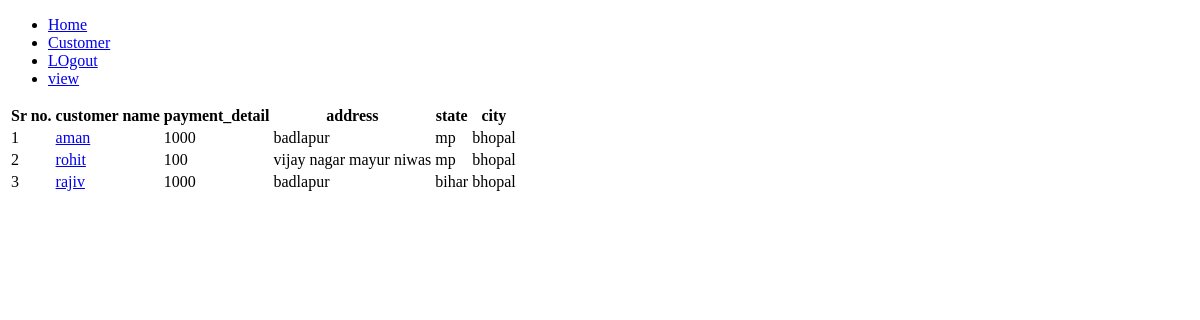
The app's page / (signed in), older data.
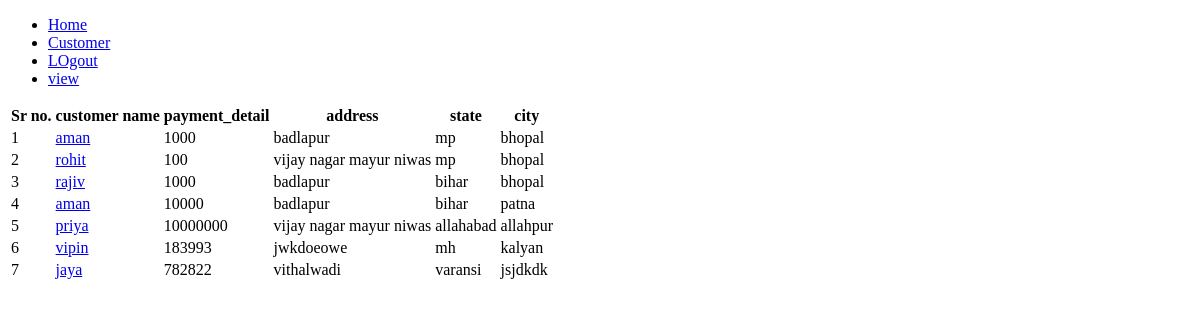
The same page, newer data.
### customer/models.py (models this page shows)
class Customer_details(models.Model):
    customer_name=models.CharField(max_length=20)
    mobile_number=models.CharField(max_length=11)
    address=models.CharField(max_length=50)
    state=models.CharField(max_length=10)
    city=models.CharField(max_length=10)
    email=models.EmailField()
    payment_detail=models.IntegerField()

### staff/views.py (the view)
# urls.py: 2. Add a URL to urlpatterns:  path('', Home.as_view(), name='home')
class Home(View):
    def get(self,request):
        content={
            'page_title':'Hotel_booking_system',
            'add_customer':Customer_form(),
            'customer_details':Customer_details.objects.all()
        }
        return render(request,'index.html',content)

### templates/index.html
{% extends 'base.html' %}
{% block content %}
{% if request.user.is_authenticated %}
<table>
    <tr>
        <th>Sr no.</th>
        <th>customer name</th>
        <th>payment_detail</th>
        <th>address</th>
        <th>state</th>
        <th>city</th>
    </tr>
    {% for detail in customer_details %}
    <tr>
        <td id="mobile_number">{{detail.id}}</td>
        <td><a href="/details/?customer_id={{detail.id}}">{{detail.customer_name}}</a></td>
        <td>{{detail.payment_detail}}</td>
        <td>{{detail.address}}</td>
        <td>{{detail.state}}</td>
        <td>{{detail.city}}</td>
    </tr>
    {% endfor %}
</table>
{% endif %}
{% endblock %}

### templates/base.html (shortened to what this page needs)
<!DOCTYPE html>
<html lang="en">
<head>
</head>
<body>
    <ul>
        <li><a href="/">Home</a></li>
        {% if request.user.is_authenticated %}
        <li><a href="/add_customer">Customer</a></li>
        <li><a href="/logout">LOgout</a></li>
        <li><a href="/views_appointment">view</a></li>
        {% else %}
        <li><a href="/login">LOgin</a></li>
        {% endif %}
    </ul>
    {% block content %}
    {% endblock %}
</body>
</html>

Row changes from the older to the newer data that the page shows:
added Customer_details: id "4", customer_name "aman", payment_detail "10000", address "badlapur", state "bihar", city "patna"
added Customer_details: id "5", customer_name "priya", payment_detail "10000000", address "vijay nagar mayur niwas", state "allahabad", city "allahpur"
added Customer_details: id "6", customer_name "vipin", payment_detail "183993", address "jwkdoeowe", state "mh", city "kalyan"
added Customer_details: id "7", customer_name "jaya", payment_detail "782822", address "vithalwadi", state "varansi", city "jsjdkdk"
